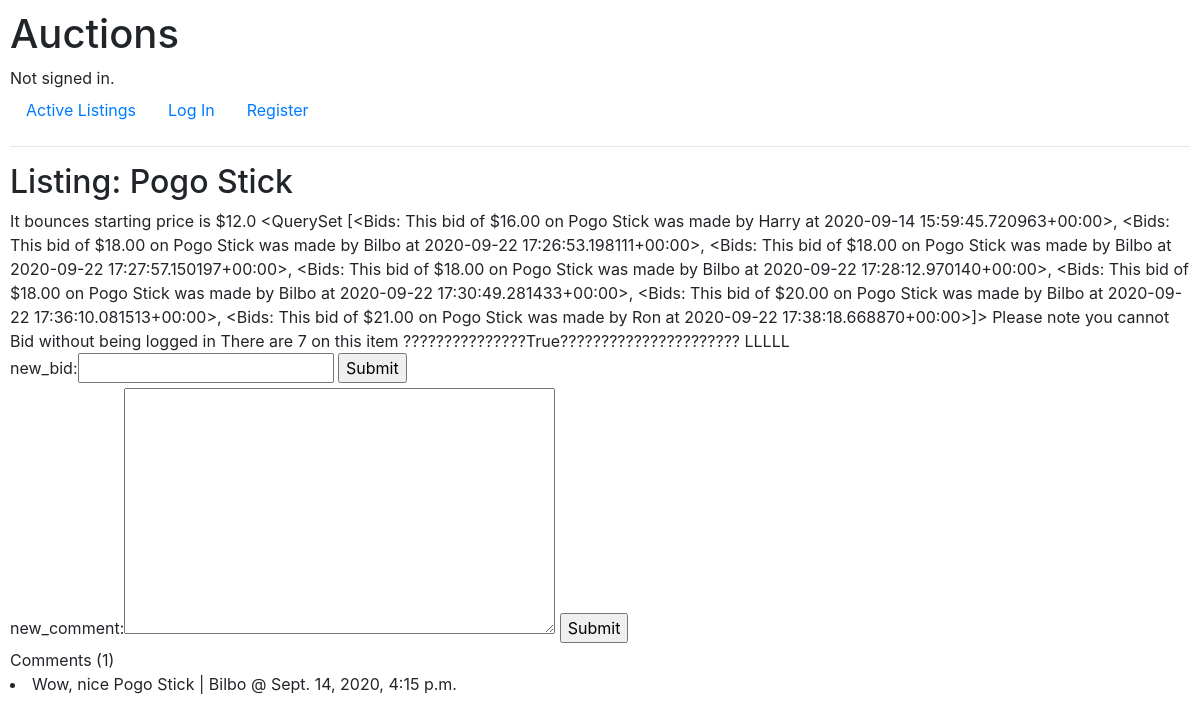
Page /listing/5 on the committed database.
### auctions/models.py (models this page shows, shortened)
class Auction_listings(models.Model):
    name = models.CharField(max_length=64)
    body_text = models.TextField()
    init_price = models.FloatField(max_length=16)
    picture = models.URLField(null = True, blank=True)
    category = models.ForeignKey(Category, on_delete=models.CASCADE, max_length=16, null = True)
    status = models.BooleanField(default = True)
    def __str__(self):
        return f"{self.name}"

class Bids(models.Model):
    bidding_user = models.ForeignKey(User, on_delete = models.CASCADE)
    selling_item = models.ForeignKey(Auction_listings, on_delete = models.CASCADE, related_name="item")
    bid_value = models.DecimalField(decimal_places=2, max_digits=9)
    created = models.DateTimeField(auto_now_add=True)
    def __str__(self):
        return f"This bid of ${self.bid_value} on {self.selling_item} was made by {self.bidding_user} at {self.created}"

class User(AbstractUser):
    pass

class Comment(models.Model):
    commenter = models.ForeignKey(User, on_delete = models.CASCADE, related_name = "my_comments")
    item = models.ForeignKey(Auction_listings, on_delete = models.CASCADE, related_name="comments")
    comment = models.TextField()
    created = models.DateTimeField(auto_now_add=True)

### auctions/views.py (the view)
# urls.py: path("listing/<int:Auction_listings_id>", views.listing, name="listing"),
def listing(request, Auction_listings_id):
    all_listings = Auction_listings.objects.order_by().values_list('id', flat=True).distinct()
    valid = Auction_listings.objects.filter(id = Auction_listings_id).get().status
    listing = Auction_listings.objects.get(id = Auction_listings_id)
    bids = Bids.objects.filter(selling_item = Auction_listings_id).order_by('bid_value')
    comments = Comment.objects.filter(item = listing)
    no_bids = Bids.objects.filter(selling_item = Auction_listings_id).count()
    no_comments = Comment.objects.filter(item = Auction_listings_id).count()
    user = request.user
    if Auction_listings_id not in all_listings:
        return render(request, "auctions/error_message.html", {
            "message": "This page does not exist" + str(all_listings) #Just to check which values are in all_listings
        })
    else: #valid == True
        form = NewBidForm(request.POST)
        form_2 = NewCommentForm(request.POST)
        return render(request, "auctions/listing.html", {
            "listing": listing,
            "bids": bids,
            "form": form,
            "comment_form": form_2,
            "comments": comments,
            "no_comments": no_comments,
            "no_bids": no_bids,
            "valid": valid,
            "user": user,
        })

### auctions/forms.py
class NewBidForm(forms.Form):
    new_bid = forms.FloatField(widget = forms.NumberInput, label = "new_bid", required= False)

class NewCommentForm(forms.Form):
    comment_content = forms.CharField(widget= forms.Textarea, label= "new_comment", required = False)

### auctions/templates/auctions/listing.html (shortened to what this page needs)
{% extends "auctions/layout.html" %}
{% block body %}
    <h2>Listing: {{listing.name}}</h2>
    {{listing.body_text}}
    starting price is ${{listing.init_price}}
    {{bids}}
    {% if user.is_authenticated %}
        <a href="{% url 'add_watch' listing.id%}">Add to watchlist</a>
    {% else %}
        Please note you cannot Bid without being logged in
    {% endif %}
    There are {{no_bids}} on this item
    ???????????????{{valid}}??????????????????????
    LLLLL
    {% if valid == True %}
        <form action="{% url 'new_bid' listing.id%}" method = "POST">
            {{form}}
            <input type="submit">
        </form>
        <form action="{% url 'new_comment' listing.id%}" method = "POST">
            {{comment_form}}
            <input type="submit">
        </form>
    {% endif %}
    Comments ({{no_comments}})
    {% for comment in comments %}
    <li>
        {{comment.comment}} | {{comment.commenter}} @ {{comment.created}}
    </li>
    {% endfor %}
{% endblock %}

### auctions/static/auctions/styles.css (style rules this page uses)
body { padding: 10px; }

### rows in the picture
Auction_listings: name "Pogo Stick", body_text "It bounces", init_price "12.0"
Bids: bid_value+selling_item+bidding_user "<QuerySet [<Bids: This bid of $16.00 on Pogo Stick was made by Harry at 2020-09-14 15:59:45.720963+00:00>, <Bids: This bid of $18.00 on Pogo Stick was made by Bilbo at 2020-09-22 17:26:53.198111+00:00>, <Bids: This bid of $18.00 on Pogo Stick was made by Bilbo at 2020-09-22 17:27:57.150197+00:00>, <Bids: This bid of $18.00 on Pogo Stick was made by Bilbo at 2020-09-22 17:28:12.970140+00:00>, <Bids: This bid of $18.00 on Pogo Stick was made by Bilbo at 2020-09-22 17:30:49.281433+00:00>, <Bids: This bid of $20.00 on Pogo Stick was made by Bilbo at 2020-09-22 17:36:10.081513+00:00>, <Bids: This bid of $21.00 on Pogo Stick was made by Ron at 2020-09-22 17:38:18.668870+00:00>]>"
Comment: comment "Wow, nice Pogo Stick", commenter "Bilbo", created "Sept. 14, 2020, 4:15 p.m."

### other values in the picture
{{ no_bids }} "7"
{{ valid }} "True"
{{ no_comments }} "1"
